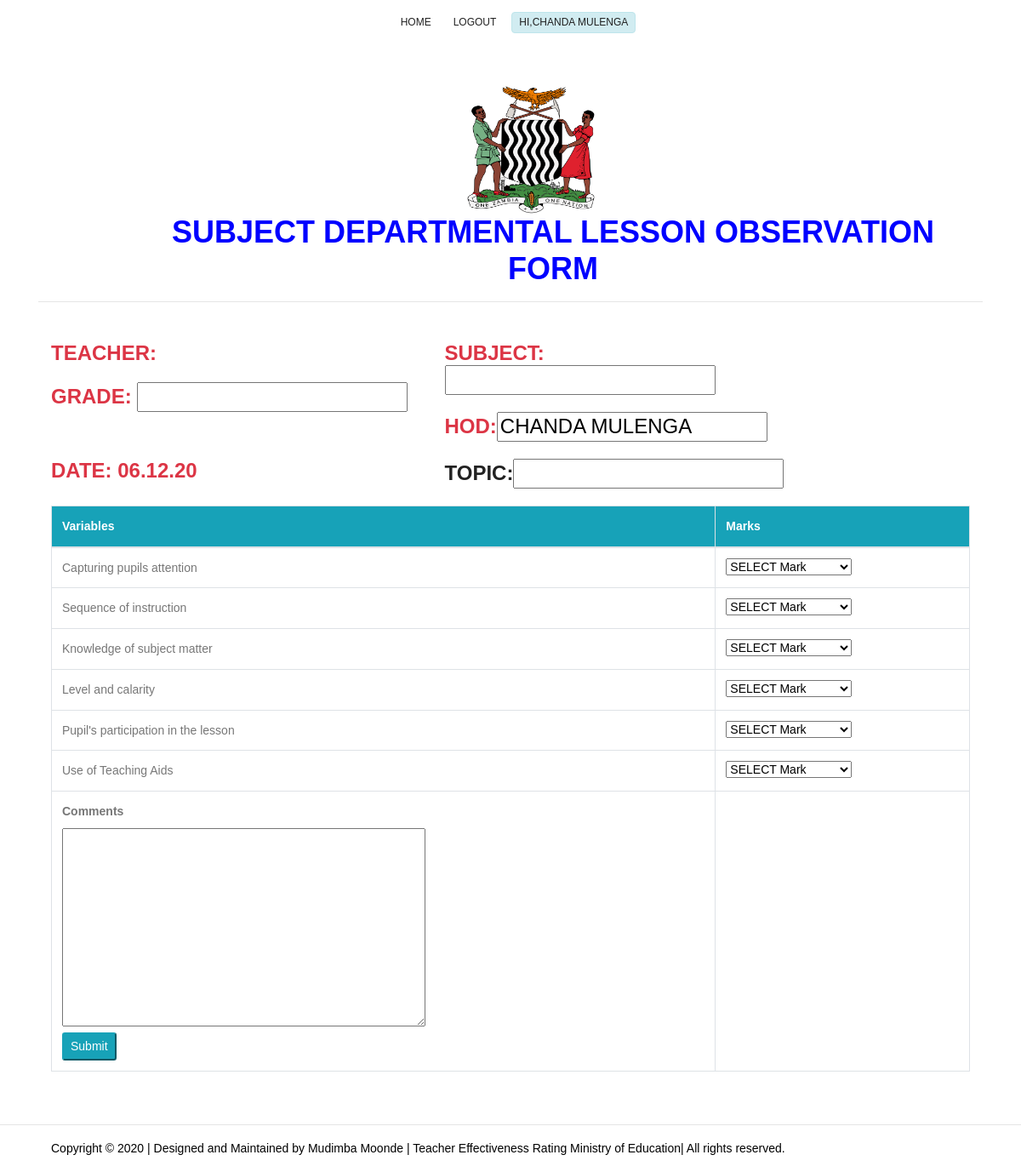
The page /departmental.php (signed in) on the database its author committed.
### tables this page shows
CREATE TABLE IF NOT EXISTS `questionsheet` (
  `evaID` int(10) NOT NULL AUTO_INCREMENT,
  `catID` int(10) NOT NULL,
  `VariableName` varchar(200) DEFAULT NULL,
  `Mark` int(20) DEFAULT NULL,
  PRIMARY KEY (`evaID`)
);

### departmental.php (the view, shortened to what this page needs)
<?php include "includes/hearder.php"; ?>
<br xmlns="http://www.w3.org/1999/html">
<br>
<br>
<section class="feature-area" id="service">
    <div class="container">
        <img src="img/coat.png" width="150" height="150" style="margin-left: 504px"/>
        <h1 style="margin-left:100px; text-align:center ; color:blue">SUBJECT DEPARTMENTAL LESSON OBSERVATION FORM</h1>
        <hr>
        <div class="row justify-content-between">
            <div  class="col-lg-12 col-md-12 booking-right" id="cat">
                <?php
                $id = $_GET["tid"];
                $sql ='SELECT*FROM sysuser WHERE sysID=?';
                $mysql = $connect->prepare($sql);
                $mysql->bindValue(1,$id);
                $mysql->execute();
                $row = $mysql->fetch(PDO::FETCH_OBJ);
                $name = $row->firstName;
                $sname = $row->surname;
                ?>
                <form method="post">
                    <div class="row">
                        <div class="col-md-5">
                            <h3 class="mb-20 text-uppercase text-danger"><?php echo "TEACHER: ".$name." ".$sname; ?></h3>
                            <h3 class="mb-20 text-uppercase text-danger"><?php echo "GRADE: <input type='number' name='grade' >"; ?></h3>
                        </div>
                        <div class="col-md-5">
                            <?php $uname = $_SESSION["fname"]." ".$_SESSION["surname"]; ?>
                            <h3 class="mb-20 text-uppercase text-danger"><?php echo "SUBJECT: <input type='text' name='subject'>"?></h3>
                            <h3 class="mb-20 text-uppercase text-danger"><?php echo "HOD:<input type='text' class='text-uppercase' value='$uname' name='hod'>" ?></h3>
                        </div>
                    </div>
                    <div class="row">
                        <div class="col-md-5">
                            <h3 class="mb-20 text-uppercase text-danger"><?php echo "DATE: ".date("d.m.y"); ?></h3>
                        </div>
                        <div class="col-md-5">
                            <h3 class="mb-20"><?php echo "TOPIC:<input type='text' name='topic'>"; ?></h3>
                        </div>
                    </div>
                    <table class="table table-bordered">
                        <thead class="bg-info text-white">
                        <tr>
                            <th>Variables</th>
                            <th>Marks</th>
                        </tr>
                        </thead>
                        <tbody>
                        <?php
                        $sql1 = "SELECT*FROM questionsheet";
                        $mysql2 = $connect->prepare($sql1);
                        $mysql2->execute();
                        while($row = $mysql2->fetch(PDO::FETCH_OBJ)){
                            $evaID = $row->evaID;
                            $VariableName =$row->VariableName;
                            echo "<tr>
                                        <td>$VariableName <input type='hidden' name='evaID[]' value='$evaID'></td>
                                       <td><select name='mark[]' id='mark[]' >
                                    <option disabled selected>SELECT Mark</option>
                                    <option value='5'>5 Marks(Excellent)</option>
                                    <option value='4'>4 Marks(Very Good)</option>
                                    <option value='3'>3 Marks(Good)</option>
                                    <option value='2'>2 Marks(Fair)</option>
                                    <option value='1'>1 Mark 7(Pair)</option>
                            </select></td>
                                   </tr>";
                        }
                        ?>
                        <th><label>Comments</label><br/>
                            <textarea name="comment" cols="50" rows="10"></textarea> <br>
                            <button name='sbt_eval' class="btn-lg btn-sm btn-info">Submit</button></th>
                        </tbody>
                    </table>
                </form>
            </div>
        </div>
    </div>
</section>
<?php include "includes/footer.php"; ?>

### includes/hearder.php (shortened to what this page needs)
<!DOCTYPE html>
	<html lang="en" class="no-js">
	<head>
			<link rel="stylesheet" href="css/linearicons.css">
			<link rel="stylesheet" href="css/font-awesome.min.css">
			<link rel="stylesheet" href="css/bootstrap.css">
			<link rel="stylesheet" href="css/magnific-popup.css">
			<link rel="stylesheet" href="css/nice-select.css">
			<link rel="stylesheet" href="css/animate.min.css">
			<link rel="stylesheet" href="css/owl.carousel.css">
			<link rel="stylesheet" href="css/main.css">
		</head>
		<body>
			  <header id="header" id="home">
			    <div class="container">
			    	<div class="row align-items-center justify-content-center d-flex">
				      <nav id="nav-menu-container">
				        <ul class="nav-menu">
                       <?php if($_SERVER["PHP_SELF"]=="/TeacherAppraisal/index.php"){ ?>
				          <li class="menu-active"><a href="index.php">Home</a></li>
						 <?php }else{?>
						      <li><a href="index.php">Home</a></li>
						 <?php }?>
                            <li><a href="logout.php">Logout</a></li>
                            <li><a href="logout.php" class="alert alert-info"> <?php
                                    echo "Hi,".$_SESSION['fname']." ".$_SESSION["surname"];
                                    ?></a></li>
				        </ul>
				      </nav>
			    	</div>
			    </div>
			  </header>

### includes/footer.php (shortened to what this page needs)
<hr>
<footer class="footer-area">
<div class="container">
	<div class="col-lg-12  col-md-12 text-black">
	<p>Copyright &copy; <?php echo  date("Y") ?> | Designed and Maintained by Mudimba Moonde |
	Teacher Effectiveness Rating Ministry of Education| All rights reserved.</a></p>	</div>
	</div>
</footer>
    </body>
    </html>

### css/main.css (style rules this page uses)
body { color: #777777; font-family: "Poppins", sans-serif; font-size: 14px; font-weight: 300; line-height: 1.625em; position: relative; }
ol, ul { margin: 0; padding: 0; list-style: none; }
select { display: block; }
a { -webkit-transition: all 0.3s ease 0s; -moz-transition: all 0.3s ease 0s; -o-transition: all 0.3s ease 0s; transition: all 0.3s ease 0s; }
a, a:focus, a:hover { text-decoration: none; outline: 0; }
h1, h2, h3, h4, h5, h6 { font-family: "Poppins", sans-serif; color: #222222; line-height: 1.2em !important; margin-bottom: 0; margin-top: 0; font-weight: 600; }
h1, .h1 { font-size: 36px; }
h3, .h3 { font-size: 24px; }
td, th { border-radius: 0px; }
.mb-20 { margin-bottom: 20px; }
.text-white { color: #fff; }
.text-black { color: #000; }
h1 { font-size: 36px; }
h3 { font-size: 24px; }
h1, h2, h3, h4, h5, h6 { line-height: 1.5em; }
#header { padding: 14px 0; position: fixed; left: 0; top: 0; right: 0; transition: all 0.5s; z-index: 997; background-color: #fff; }
.nav-menu, .nav-menu * { margin: 0; padding: 0; list-style: none; }
.nav-menu li { position: relative; white-space: nowrap; }
.nav-menu > li { float: left; }
#nav-menu-container { margin: 0; }
.nav-menu a { padding: 0 8px 0px 8px; text-decoration: none; display: inline-block; color: #222; font-weight: 500; font-size: 12px; text-transform: uppercase; outline: none; }
.nav-menu > li { margin-left: 10px; }
#mobile-nav { position: fixed; top: 0; padding-top: 18px; bottom: 0; z-index: 998; background: rgba(0, 0, 0, 0.8); left: -260px; width: 260px; overflow-y: auto; transition: 0.4s; }
#mobile-nav ul { padding: 0; margin: 0; list-style: none; }
#mobile-nav ul li { position: relative; }
#mobile-nav ul li a { color: #fff; font-size: 13px; text-transform: uppercase; overflow: hidden; padding: 10px 22px 10px 15px; position: relative; text-decoration: none; width: 100%; display: block; outline: none; font-weight: 700; }
.booking-right { background-color: #fff; padding: 30px; }
.feature-area { background-color: #fff; }
.footer-area { background-color: #fff; }

### rows shown on the page
questionsheet: VariableName "Capturing pupils attention"
questionsheet: VariableName "Sequence of instruction"
questionsheet: VariableName "Knowledge of subject matter"
questionsheet: VariableName "Level and calarity"
questionsheet: VariableName "Pupil's participation in the lesson"
questionsheet: VariableName "Use of Teaching Aids"

### other values the page prints
$_SESSION['fname'] "CHANDA"
$_SESSION["surname"] "MULENGA"
